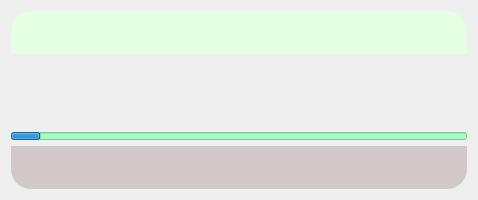
<?xml version="1.0" encoding="UTF-8"?>
<ui version="4.0">
 <class>Component</class>
 <widget class="QWidget" name="Component">
  <property name="geometry">
   <rect>
    <x>0</x>
    <y>0</y>
    <width>478</width>
    <height>200</height>
   </rect>
  </property>
  <property name="maximumSize">
   <size>
    <width>16777215</width>
    <height>200</height>
   </size>
  </property>
  <property name="windowTitle">
   <string>Component</string>
  </property>
  <layout class="QVBoxLayout" name="verticalLayout" stretch="2,3,1,2">
   <item>
    <widget class="QLabel" name="time">
     <property name="minimumSize">
      <size>
       <width>0</width>
       <height>40</height>
      </size>
     </property>
     <property name="font">
      <font>
       <pointsize>18</pointsize>
       <bold>true</bold>
      </font>
     </property>
     <property name="styleSheet">
      <string notr="true">background-color: rgb(228, 255, 225) ;
color:rgb(32, 255, 88);
border-top-left-radius:20px;
border-top-right-radius:20px;</string>
     </property>
     <property name="text">
      <string/>
     </property>
     <property name="alignment">
      <set>Qt::AlignCenter</set>
     </property>
    </widget>
   </item>
   <item>
    <widget class="QLabel" name="label_2">
     <property name="font">
      <font>
       <pointsize>13</pointsize>
       <bold>true</bold>
      </font>
     </property>
     <property name="text">
      <string/>
     </property>
     <property name="alignment">
      <set>Qt::AlignCenter</set>
     </property>
    </widget>
   </item>
   <item>
    <widget class="QProgressBar" name="progressBar">
     <property name="sizePolicy">
      <sizepolicy hsizetype="Expanding" vsizetype="Minimum">
       <horstretch>0</horstretch>
       <verstretch>0</verstretch>
      </sizepolicy>
     </property>
     <property name="minimumSize">
      <size>
       <width>300</width>
       <height>8</height>
      </size>
     </property>
     <property name="maximumSize">
      <size>
       <width>16777215</width>
       <height>8</height>
      </size>
     </property>
     <property name="styleSheet">
      <string notr="true">background-color: rgba(135, 255, 175, 190);</string>
     </property>
     <property name="maximum">
      <number>365</number>
     </property>
     <property name="value">
      <number>24</number>
     </property>
     <property name="textVisible">
      <bool>false</bool>
     </property>
     <property name="format">
      <string/>
     </property>
    </widget>
   </item>
   <item>
    <widget class="QLabel" name="date">
     <property name="minimumSize">
      <size>
       <width>0</width>
       <height>30</height>
      </size>
     </property>
     <property name="styleSheet">
      <string notr="true">background-color: rgba(202, 192, 192, 205);
color: rgb(130, 130, 130);
border-bottom-left-radius:20px;
border-bottom-right-radius:20px;</string>
     </property>
     <property name="text">
      <string/>
     </property>
     <property name="alignment">
      <set>Qt::AlignCenter</set>
     </property>
    </widget>
   </item>
  </layout>
 </widget>
 <resources/>
 <connections/>
</ui>
